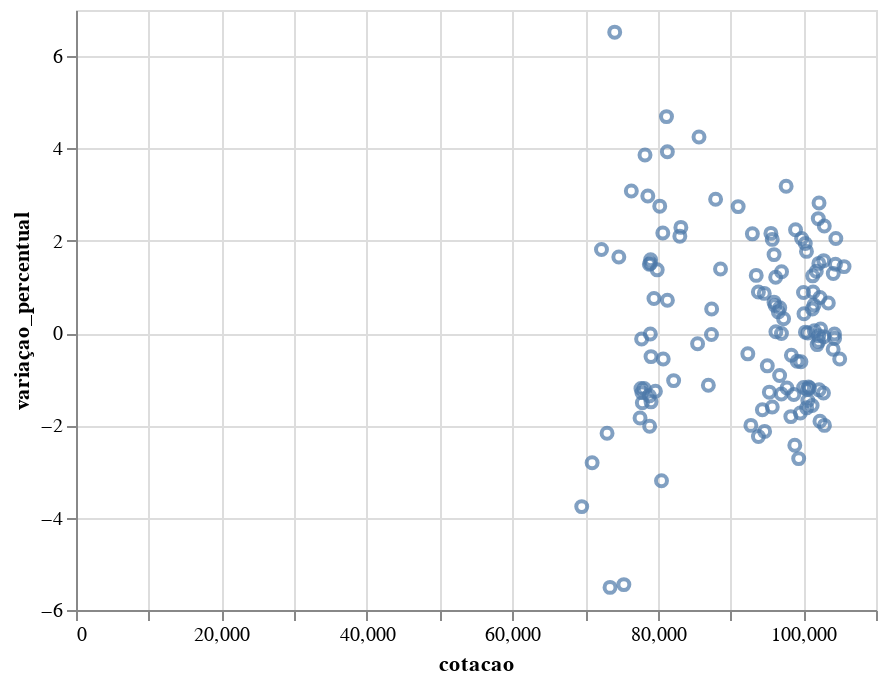

The notebook cell saved with this chart:
### Markdown cell above
## Comparando cotação e variação

### Code cell
alt.Chart(df).mark_point().encode(
    x='cotacao',
    y='variaçao_percentual',
).interactive()

### Figure 1 — Vega-Lite specification as saved in the notebook (floating-point values rounded to 4 significant figures)
{"config": {"view": {"continuousWidth": 400, "continuousHeight": 300}}, "data": {"name": "data-a82774e9d2b70a1945c5b93a9e77523b"}, "mark": "point", "encoding": {"x": {"field": "cotacao", "type": "quantitative"}, "y": {"field": "variaçao_percentual", "type": "quantitative"}}, "selection": {"selector008": {"type": "interval", "bind": "scales", "encodings": ["x", "y"]}}, "$schema": "https://vega.github.io/schema/vega-lite/v4.17.0.json", "datasets": {"data-a82774e9d2b70a1945c5b93a9e77523b": [{"cotacao": 97000.0, "minima": 95630.0, "maxima": 97010.0, "variaçao": -12.69, "variaçao_percentual": -0.01, "volume": 7351088}, {"cotacao": 97010.0, "minima": 95650.0, "maxima": 97950.0, "variaçao": 1277.0, "variaçao_percentual": 1.33, "volume": 9331043}, {"cotacao": 95730.0, "minima": 95730.0, "maxima": 97390.0, "variaçao": -1559.0, "variaçao_percentual": -1.6, "volume": 8830686}, {"cotacao": 97290.0, "minima": 96390.0, "maxima": 97680.0, "variaçao": 302.8, "variaçao_percentual": 0.31, "volume": 7281307}, {"cotacao": 96990.0, "minima": 95820.0, "maxima": 98280.0, "variaçao": -1299.0, "variaçao_percentual": -1.32, "volume": 9738004}, {"cotacao": 98290.0, "minima": 98040.0, "maxima": 100100.0, "variaçao": -1808.0, "variaçao_percentual": -1.81, "volume": 11370282}, {"cotacao": 100100.0, "minima": 98560.0, "maxima": 100300.0, "variaçao": 422.1, "variaçao_percentual": 0.42, "volume": 7857686}, {"cotacao": 99680.0, "minima": 99660.0, "maxima": 100700.0, "variaçao": -622.2, "variaçao_percentual": -0.62, "volume": 7139394}, {"cotacao": 100300.0, "minima": 99650.0, "maxima": 100900.0, "variaçao": 23.39, "variaçao_percentual": 0.02, "volume": 9216676}, {"cotacao": 100300.0, "minima": 98370.0, "maxima": 100500.0, "variaçao": 1911.0, "variaçao_percentual": 1.94, "volume": 8182057}, {"cotacao": 98360.0, "minima": 97760.0, "maxima": 99430.0, "variaçao": -471.4, "variaçao_percentual": -0.48, "volume": 9107938}, {"cotacao": 98830.0, "minima": 98690.0, "maxima": 101500.0, "variaçao": -2457.0, "variaçao_percentual": -2.43, "volume": 8894555}, {"cotacao": 101300.0, "minima": 100100.0, "maxima": 101600.0, "variaçao": 1242.0, "variaçao_percentual": 1.24, "volume": 7955614}, {"cotacao": 100100.0, "minima": 99370.0, "maxima": 101200.0, "variaçao": -1191.0, "variaçao_percentual": -1.18, "volume": 8478956}, {"cotacao": 101200.0, "minima": 98960.0, "maxima": 101600.0, "variaçao": 520.4, "variaçao_percentual": 0.52, "volume": 11327366}, {"cotacao": 100700.0, "minima": 99750.0, "maxima": 103200.0, "variaçao": -1190.0, "variaçao_percentual": -1.17, "volume": 12610951}, {"cotacao": 101900.0, "minima": 100900.0, "maxima": 102800.0, "variaçao": -256.5, "variaçao_percentual": -0.25, "volume": 7557936}, {"cotacao": 102200.0, "minima": 99380.0, "maxima": 102200.0, "variaçao": 2798.0, "variaçao_percentual": 2.82, "volume": 9384718}, {"cotacao": 99370.0, "minima": 99370.0, "maxima": 102100.0, "variaçao": -2774.0, "variaçao_percentual": -2.72, "volume": 12226109}, {"cotacao": 102100.0, "minima": 100600.0, "maxima": 102300.0, "variaçao": 1519.0, "variaçao_percentual": 1.51, "volume": 7665672}, {"cotacao": 100600.0, "minima": 99860.0, "maxima": 101500.0, "variaçao": -3.69, "variaçao_percentual": 0.0, "volume": 7360629}, {"cotacao": 100600.0, "minima": 99360.0, "maxima": 102500.0, "variaçao": -1490.0, "variaçao_percentual": -1.46, "volume": 9861239}, {"cotacao": 102100.0, "minima": 101600.0, "maxima": 102700.0, "variaçao": -180.3, "variaçao_percentual": -0.18, "volume": 8170867}, {"cotacao": 102300.0, "minima": 101500.0, "maxima": 102500.0, "variaçao": 776.7, "variaçao_percentual": 0.77, "volume": 7722999}, {"cotacao": 101500.0, "minima": 100400.0, "maxima": 101600.0, "variaçao": 53.42, "variaçao_percentual": 0.05, "volume": 9100173}, {"cotacao": 101500.0, "minima": 99130.0, "maxima": 101700.0, "variaçao": 614.1, "variaçao_percentual": 0.61, "volume": 9404971}, {"cotacao": 100900.0, "minima": 100800.0, "maxima": 102300.0, "variaçao": -1212.0, "variaçao_percentual": -1.19, "volume": 10025837}, {"cotacao": 102100.0, "minima": 99600.0, "maxima": 102200.0, "variaçao": 2470.0, "variaçao_percentual": 2.48, "volume": 9418651}, {"cotacao": 99600.0, "minima": 98510.0, "maxima": 101700.0, "variaçao": -1758.0, "variaçao_percentual": -1.73, "volume": 10816219}, {"cotacao": 101400.0, "minima": 100400.0, "maxima": 101700.0, "variaçao": 892.9, "variaçao_percentual": 0.89, "volume": 8576348}, {"cotacao": 100500.0, "minima": 100200.0, "maxima": 103200.0, "variaçao": -1657.0, "variaçao_percentual": -1.62, "volume": 10721272}, {"cotacao": 102100.0, "minima": 100700.0, "maxima": 103100.0, "variaçao": -56.61, "variaçao_percentual": -0.06, "volume": 10114172}, {"cotacao": 102200.0, "minima": 102200.0, "maxima": 104400.0, "variaçao": -1270.0, "variaçao_percentual": -1.23, "volume": 9360885}, {"cotacao": 103400.0, "minima": 101300.0, "maxima": 103700.0, "variaçao": 668.9, "variaçao_percentual": 0.65, "volume": 8259462}, {"cotacao": 102800.0, "minima": 102000.0, "maxima": 104100.0, "variaçao": -1350.0, "variaçao_percentual": -1.3, "volume": 10337094}, {"cotacao": 104100.0, "minima": 102800.0, "maxima": 104500.0, "variaçao": 1324.0, "variaçao_percentual": 1.29, "volume": 9686597}, {"cotacao": 102800.0, "minima": 101200.0, "maxima": 103800.0, "variaçao": 1586.0, "variaçao_percentual": 1.57, "volume": 10922064}, {"cotacao": 101200.0, "minima": 100000.0, "maxima": 103000.0, "variaçao": -1614.0, "variaçao_percentual": -1.57, "volume": 12029818}, {"cotacao": 102800.0, "minima": 102300.0, "maxima": 103900.0, "variaçao": -82.28, "variaçao_percentual": -0.08, "volume": 10900968}, {"cotacao": 102900.0, "minima": 102600.0, "maxima": 105500.0, "variaçao": -2096.0, "variaçao_percentual": -2.0, "volume": 12929311}, {"cotacao": 105000.0, "minima": 103900.0, "maxima": 105600.0, "variaçao": -596.5, "variaçao_percentual": -0.56, "volume": 9591712}, {"cotacao": 105600.0, "minima": 104100.0, "maxima": 105700.0, "variaçao": 1496.0, "variaçao_percentual": 1.44, "volume": 9238287}, {"cotacao": 104100.0, "minima": 103600.0, "maxima": 104700.0, "variaçao": -368.0, "variaçao_percentual": -0.35, "volume": 9087128}, {"cotacao": 104500.0, "minima": 102400.0, "maxima": 104600.0, "variaçao": 2096.0, "variaçao_percentual": 2.05, "volume": 9622161}, {"cotacao": 102400.0, "minima": 100900.0, "maxima": 102700.0, "variaçao": 88.27, "variaçao_percentual": 0.09, "volume": 9795189}, {"cotacao": 102300.0, "minima": 102100.0, "maxima": 104900.0, "variaçao": -1996.0, "variaçao_percentual": -1.91, "volume": 10366618}, {"cotacao": 104300.0, "minima": 103300.0, "maxima": 105000.0, "variaçao": -20.17, "variaçao_percentual": -0.02, "volume": 10833697}, {"cotacao": 104300.0, "minima": 103700.0, "maxima": 105400.0, "variaçao": -116.6, "variaçao_percentual": -0.11, "volume": 11105789}, {"cotacao": 104400.0, "minima": 102700.0, "maxima": 104400.0, "variaçao": 1538.0, "variaçao_percentual": 1.49, "volume": 8931780}, {"cotacao": 102900.0, "minima": 100600.0, "maxima": 103000.0, "variaçao": 2335.0, "variaçao_percentual": 2.32, "volume": 10429358}, {"cotacao": 100600.0, "minima": 100200.0, "maxima": 101800.0, "variaçao": -1237.0, "variaçao_percentual": -1.22, "volume": 8127068}, {"cotacao": 101800.0, "minima": 100400.0, "maxima": 102100.0, "variaçao": 1350.0, "variaçao_percentual": 1.34, "volume": 9285576}, {"cotacao": 100400.0, "minima": 98290.0, "maxima": 100600.0, "variaçao": 1743.0, "variaçao_percentual": 1.77, "volume": 10019438}, {"cotacao": 98700.0, "minima": 98700.0, "maxima": 100900.0, "variaçao": -1335.0, "variaçao_percentual": -1.33, "volume": 10382260}, {"cotacao": 100000.0, "minima": 98740.0, "maxima": 100100.0, "variaçao": 871.5, "variaçao_percentual": 0.88, "volume": 9147234}, {"cotacao": 99160.0, "minima": 98860.0, "maxima": 100200.0, "variaçao": -609.5, "variaçao_percentual": -0.61, "volume": 0}, {"cotacao": 99770.0, "minima": 97760.0, "maxima": 99970.0, "variaçao": 2009.0, "variaçao_percentual": 2.05, "volume": 9142741}, {"cotacao": 97760.0, "minima": 97270.0, "maxima": 98940.0, "variaçao": -1176.0, "variaçao_percentual": -1.19, "volume": 8951409}, {"cotacao": 98940.0, "minima": 96770.0, "maxima": 99260.0, "variaçao": 2172.0, "variaçao_percentual": 2.24, "volume": 9489369}, {"cotacao": 96760.0, "minima": 95800.0, "maxima": 96760.0, "variaçao": 529.9, "variaçao_percentual": 0.55, "volume": 5351557}, {"cotacao": 96230.0, "minima": 96050.0, "maxima": 97860.0, "variaçao": 31.76, "variaçao_percentual": 0.03, "volume": 10062907}, {"cotacao": 96200.0, "minima": 95060.0, "maxima": 96850.0, "variaçao": 1147.0, "variaçao_percentual": 1.21, "volume": 10163349}, {"cotacao": 95060.0, "minima": 94810.0, "maxima": 96260.0, "variaçao": -679.5, "variaçao_percentual": -0.71, "volume": 10144493}, {"cotacao": 95740.0, "minima": 93830.0, "maxima": 95740.0, "variaçao": 1901.0, "variaçao_percentual": 2.03, "volume": 8906772}, {"cotacao": 93830.0, "minima": 93510.0, "maxima": 95980.0, "variaçao": -2149.0, "variaçao_percentual": -2.24, "volume": 8439076}, {"cotacao": 95980.0, "minima": 94150.0, "maxima": 96260.0, "variaçao": 1606.0, "variaçao_percentual": 1.7, "volume": 8697938}, {"cotacao": 94380.0, "minima": 93260.0, "maxima": 95970.0, "variaçao": -1598.0, "variaçao_percentual": -1.66, "volume": 9962706}, {"cotacao": 95980.0, "minima": 95340.0, "maxima": 97490.0, "variaçao": 639.2, "variaçao_percentual": 0.67, "volume": 9752695}, {"cotacao": 95340.0, "minima": 94870.0, "maxima": 96870.0, "variaçao": -1236.0, "variaçao_percentual": -1.28, "volume": 8264673}, {"cotacao": 96570.0, "minima": 95870.0, "maxima": 97540.0, "variaçao": 446.9, "variaçao_percentual": 0.46, "volume": 13134388}, {"cotacao": 96130.0, "minima": 94700.0, "maxima": 97110.0, "variaçao": 578.0, "variaçao_percentual": 0.6, "volume": 10008482}, {"cotacao": 95550.0, "minima": 93530.0, "maxima": 96610.0, "variaçao": 2016.0, "variaçao_percentual": 2.16, "volume": 11134708}, {"cotacao": 93530.0, "minima": 92390.0, "maxima": 95220.0, "variaçao": 1156.0, "variaçao_percentual": 1.25, "volume": 12034206}, {"cotacao": 92380.0, "minima": 90150.0, "maxima": 93110.0, "variaçao": -419.8, "variaçao_percentual": -0.45, "volume": 13317494}, {"cotacao": 92800.0, "minima": 90810.0, "maxima": 94700.0, "variaçao": -1891.0, "variaçao_percentual": -2.0, "volume": 12785559}, {"cotacao": 94690.0, "minima": 94660.0, "maxima": 97650.0, "variaçao": -2061.0, "variaçao_percentual": -2.13, "volume": 11739633}, {"cotacao": 96750.0, "minima": 95390.0, "maxima": 97640.0, "variaçao": -898.1, "variaçao_percentual": -0.92, "volume": 11278807}, {"cotacao": 97640.0, "minima": 94640.0, "maxima": 97690.0, "variaçao": 3008.0, "variaçao_percentual": 3.18, "volume": 11096543}, {"cotacao": 94640.0, "minima": 93840.0, "maxima": 97360.0, "variaçao": 808.5, "variaçao_percentual": 0.86, "volume": 13320283}, {"cotacao": 93830.0, "minima": 92220.0, "maxima": 94130.0, "variaçao": 826.5, "variaçao_percentual": 0.89, "volume": 11487976}, {"cotacao": 93000.0, "minima": 91050.0, "maxima": 93710.0, "variaçao": 1956.0, "variaçao_percentual": 2.15, "volume": 15137940}, {"cotacao": 91050.0, "minima": 88620.0, "maxima": 91050.0, "variaçao": 2426.0, "variaçao_percentual": 2.74, "volume": 11827318}, {"cotacao": 87380.0, "minima": 87380.0, "maxima": 87400.0, "variaçao": -24.99, "variaçao_percentual": -0.03, "volume": 2751}, {"cotacao": 88620.0, "minima": 86840.0, "maxima": 89020.0, "variaçao": 1218.0, "variaçao_percentual": 1.39, "volume": 9849418}, {"cotacao": 87400.0, "minima": 85380.0, "maxima": 87410.0, "variaçao": 453.5, "variaçao_percentual": 0.52, "volume": 16550910}, {"cotacao": 86950.0, "minima": 86770.0, "maxima": 88090.0, "variaçao": -997.2, "variaçao_percentual": -1.13, "volume": 10116979}, {"cotacao": 87950.0, "minima": 85470.0, "maxima": 87950.0, "variaçao": 2477.0, "variaçao_percentual": 2.9, "volume": 11212003}, {"cotacao": 85470.0, "minima": 85400.0, "maxima": 87330.0, "variaçao": -194.6, "variaçao_percentual": -0.23, "volume": 12030845}, {"cotacao": 85660.0, "minima": 82190.0, "maxima": 85880.0, "variaçao": 3490.0, "variaçao_percentual": 4.25, "volume": 8764426}, {"cotacao": 82170.0, "minima": 81670.0, "maxima": 83030.0, "variaçao": -853.9, "variaçao_percentual": -1.03, "volume": 9281203}, {"cotacao": 83030.0, "minima": 81320.0, "maxima": 83310.0, "variaçao": 1708.0, "variaçao_percentual": 2.1, "volume": 11395210}, {"cotacao": 81320.0, "minima": 80740.0, "maxima": 82290.0, "variaçao": 577.1, "variaçao_percentual": 0.71, "volume": 9522846}, {"cotacao": 80740.0, "minima": 80650.0, "maxima": 82170.0, "variaçao": -451.9, "variaçao_percentual": -0.56, "volume": 10740120}, {"cotacao": 81190.0, "minima": 77570.0, "maxima": 81420.0, "variaçao": 3638.0, "variaçao_percentual": 4.69, "volume": 11533136}, {"cotacao": 77560.0, "minima": 77430.0, "maxima": 79540.0, "variaçao": -1454.0, "variaçao_percentual": -1.84, "volume": 11718213}, {"cotacao": 79010.0, "minima": 75700.0, "maxima": 79010.0, "variaçao": 1239.0, "variaçao_percentual": 1.59, "volume": 13818890}, {"cotacao": 77770.0, "minima": 77150.0, "maxima": 78910.0, "variaçao": -99.75, "variaçao_percentual": -0.13, "volume": 11575865}, {"cotacao": 77870.0, "minima": 77870.0, "maxima": 80340.0, "variaçao": -1193.0, "variaçao_percentual": -1.51, "volume": 10245422}, {"cotacao": 79060.0, "minima": 78990.0, "maxima": 80720.0, "variaçao": -1199.0, "variaçao_percentual": -1.49, "volume": 9781947}, {"cotacao": 80260.0, "minima": 78150.0, "maxima": 80560.0, "variaçao": 2145.0, "variaçao_percentual": 2.75, "volume": 10734447}, {"cotacao": 78120.0, "minima": 78060.0, "maxima": 80060.0, "variaçao": -945.1, "variaçao_percentual": -1.2, "volume": 13808910}, {"cotacao": 79060.0, "minima": 78060.0, "maxima": 80000.0, "variaçao": -407.1, "variaçao_percentual": -0.51, "volume": 9775856}, {"cotacao": 79470.0, "minima": 78890.0, "maxima": 81070.0, "variaçao": 594.6, "variaçao_percentual": 0.75, "volume": 9154697}, {"cotacao": 78880.0, "minima": 77640.0, "maxima": 80500.0, "variaçao": -1630.0, "variaçao_percentual": -2.02, "volume": 8594170}, {"cotacao": 80510.0, "minima": 80170.0, "maxima": 83170.0, "variaçao": -2665.0, "variaçao_percentual": -3.2, "volume": 11804571}, {"cotacao": 83170.0, "minima": 81310.0, "maxima": 83600.0, "variaçao": 1859.0, "variaçao_percentual": 2.29, "volume": 11719656}, {"cotacao": 81310.0, "minima": 78240.0, "maxima": 81430.0, "variaçao": 3074.0, "variaçao_percentual": 3.93, "volume": 12938969}, {"cotacao": 78240.0, "minima": 75330.0, "maxima": 78560.0, "variaçao": 2908.0, "variaçao_percentual": 3.86, "volume": 10656861}, {"cotacao": 75330.0, "minima": 72040.0, "maxima": 79670.0, "variaçao": -4343.0, "variaçao_percentual": -5.45, "volume": 16529162}, {"cotacao": 79670.0, "minima": 78620.0, "maxima": 81930.0, "variaçao": -1014.0, "variaçao_percentual": -1.26, "volume": 10823453}, {"cotacao": 80690.0, "minima": 78970.0, "maxima": 81180.0, "variaçao": 1714.0, "variaçao_percentual": 2.17, "volume": 9848913}, {"cotacao": 78970.0, "minima": 76940.0, "maxima": 80110.0, "variaçao": -17.53, "variaçao_percentual": -0.02, "volume": 8874705}, {"cotacao": 78990.0, "minima": 77750.0, "maxima": 79850.0, "variaçao": 1178.0, "variaçao_percentual": 1.51, "volume": 8317760}, {"cotacao": 77810.0, "minima": 77450.0, "maxima": 80170.0, "variaçao": -1020.0, "variaçao_percentual": -1.29, "volume": 9028399}, {"cotacao": 78830.0, "minima": 77550.0, "maxima": 80030.0, "variaçao": -1087.0, "variaçao_percentual": -1.36, "volume": 9758433}, {"cotacao": 79920.0, "minima": 78850.0, "maxima": 81670.0, "variaçao": 1083.0, "variaçao_percentual": 1.37, "volume": 8593606}, {"cotacao": 78840.0, "minima": 76410.0, "maxima": 78840.0, "variaçao": 1154.0, "variaçao_percentual": 1.49, "volume": 7651293}, {"cotacao": 77680.0, "minima": 77460.0, "maxima": 80430.0, "variaçao": -942.7, "variaçao_percentual": -1.2, "volume": 10748704}, {"cotacao": 78620.0, "minima": 76120.0, "maxima": 79060.0, "variaçao": 2267.0, "variaçao_percentual": 2.97, "volume": 10206330}, {"cotacao": 76360.0, "minima": 74080.0, "maxima": 79860.0, "variaçao": 2285.0, "variaçao_percentual": 3.08, "volume": 11286506}, {"cotacao": 74070.0, "minima": 69560.0, "maxima": 75260.0, "variaçao": 4535.0, "variaçao_percentual": 6.52, "volume": 9685375}, {"cotacao": 69540.0, "minima": 67800.0, "maxima": 72240.0, "variaçao": -2716.0, "variaçao_percentual": -3.76, "volume": 10411316}, {"cotacao": 72250.0, "minima": 70960.0, "maxima": 73860.0, "variaçao": 1287.0, "variaçao_percentual": 1.81, "volume": 10540157}, {"cotacao": 70970.0, "minima": 69570.0, "maxima": 73010.0, "variaçao": -2053.0, "variaçao_percentual": -2.81, "volume": 10093470}, {"cotacao": 73020.0, "minima": 72390.0, "maxima": 75510.0, "variaçao": -1620.0, "variaçao_percentual": -2.17, "volume": 11141469}, {"cotacao": 74640.0, "minima": 73180.0, "maxima": 75430.0, "variaçao": 1211.0, "variaçao_percentual": 1.65, "volume": 9032163}, {"cotacao": 73430.0, "minima": 73060.0, "maxima": 77710.0, "variaçao": -4281.0, "variaçao_percentual": -5.51, "volume": 10301112}]}}
